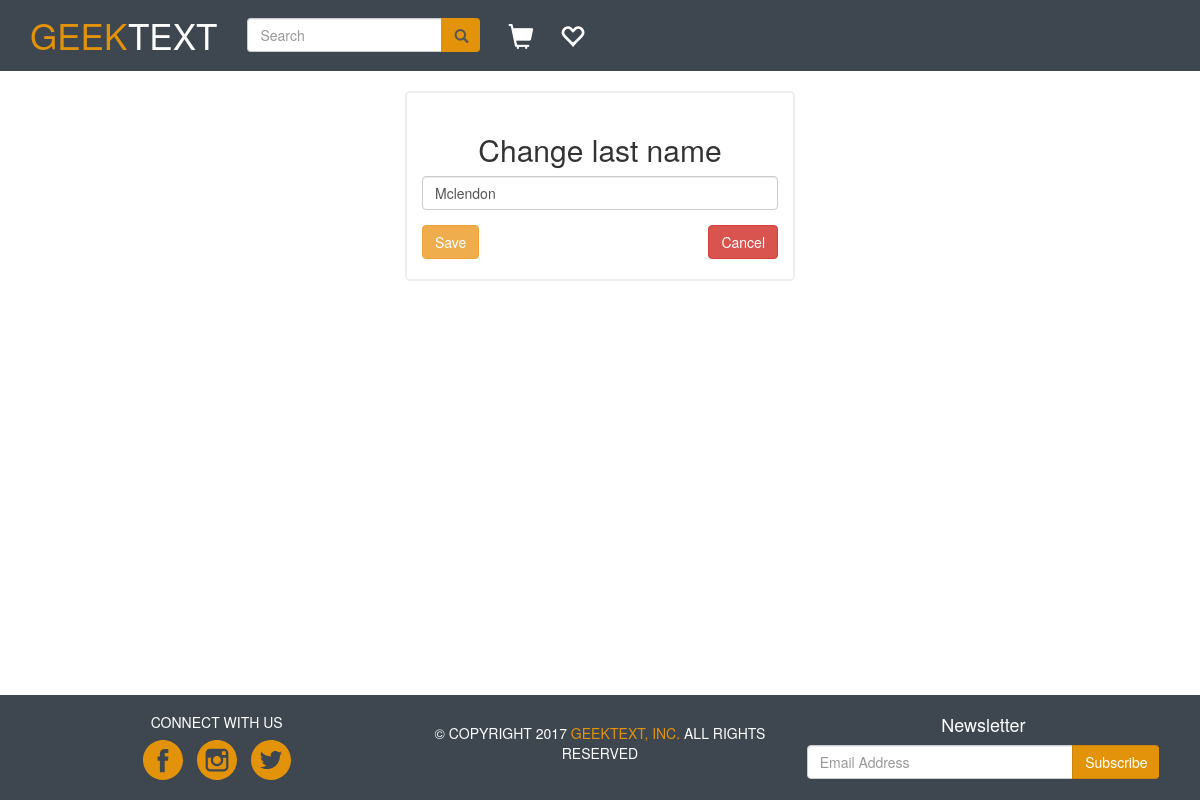
Before: /accounts/manage/profile/lastname/ (signed in) with the older database file.
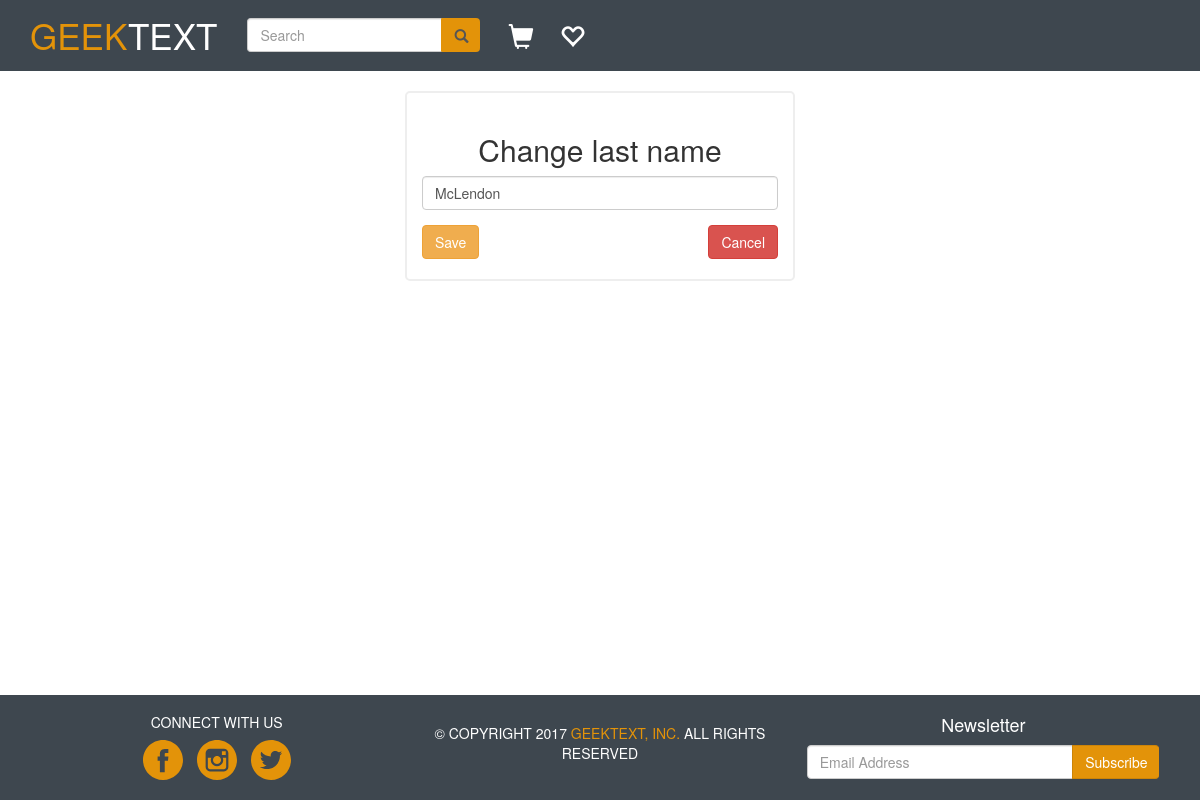
After: the same page with the newer database file.
### accounts/models.py (models this page shows, shortened)
class User(AbstractUser):
    authorize_net_profile_id = models.CharField(max_length=20, null=True)

### accounts/views.py (the view)
class AccountUpdateLastNameView(LoginRequiredMixin, generic.UpdateView):
    form_class = forms.AccountUpdateLastName
    success_url = reverse_lazy("accounts:manage_profile")
    template_name = 'accounts/profile/manage_last_name.html'
    def get_object(self, queryset=None):
        return self.request.user

### accounts/forms.py
class AccountUpdateLastName(forms.ModelForm):
    last_name = forms.CharField(max_length=35, required=False,
                                widget=forms.TextInput(attrs={'class': 'form-control', 'placeholder': 'Last name'}))
    class Meta:
        fields = ["last_name"]
        model = User

### accounts/templates/accounts/profile/manage_last_name.html (shortened to what this page needs)
{% extends "layout.html" %}
{% load static from staticfiles %}
{% block content %}
    <div class="container">
        <div class="row">
            <div class="col-xs-10 col-xs-offset-1 col-sm-6 col-sm-offset-3 col-md-4 col-md-offset-4 form-border">
                <h2 class="text-center">Change last name</h2>
                <form method="POST">
                    <div class="form-group">
                        {{ form.last_name }}
                    </div>
                    <div class="clearfix">
                        <button type="submit" class="btn btn-warning">Save</button>
                        <a href="{% url 'accounts:manage_profile' %}">
                            <button type="button" class="btn btn-danger pull-right">
                                Cancel
                            </button>
                        </a>
                    </div>
                </form>
            </div>
        </div>
    </div>
{% endblock %}

Changed rows visible on the page:
changed User: last_name "Mclendon" → "McLendon"
